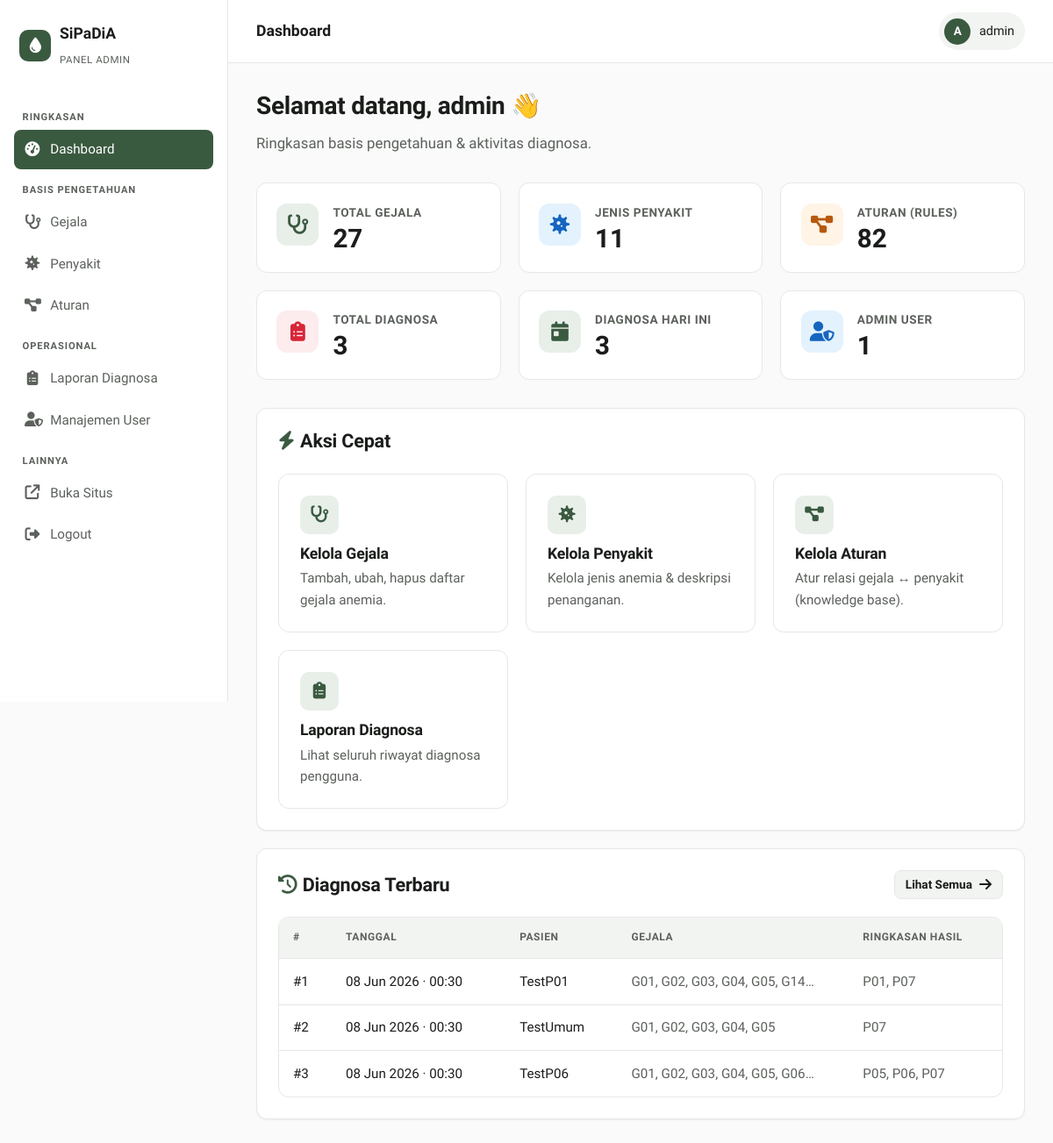
/admin/dashboard.php (signed in), run on an earlier commit of the app's database.
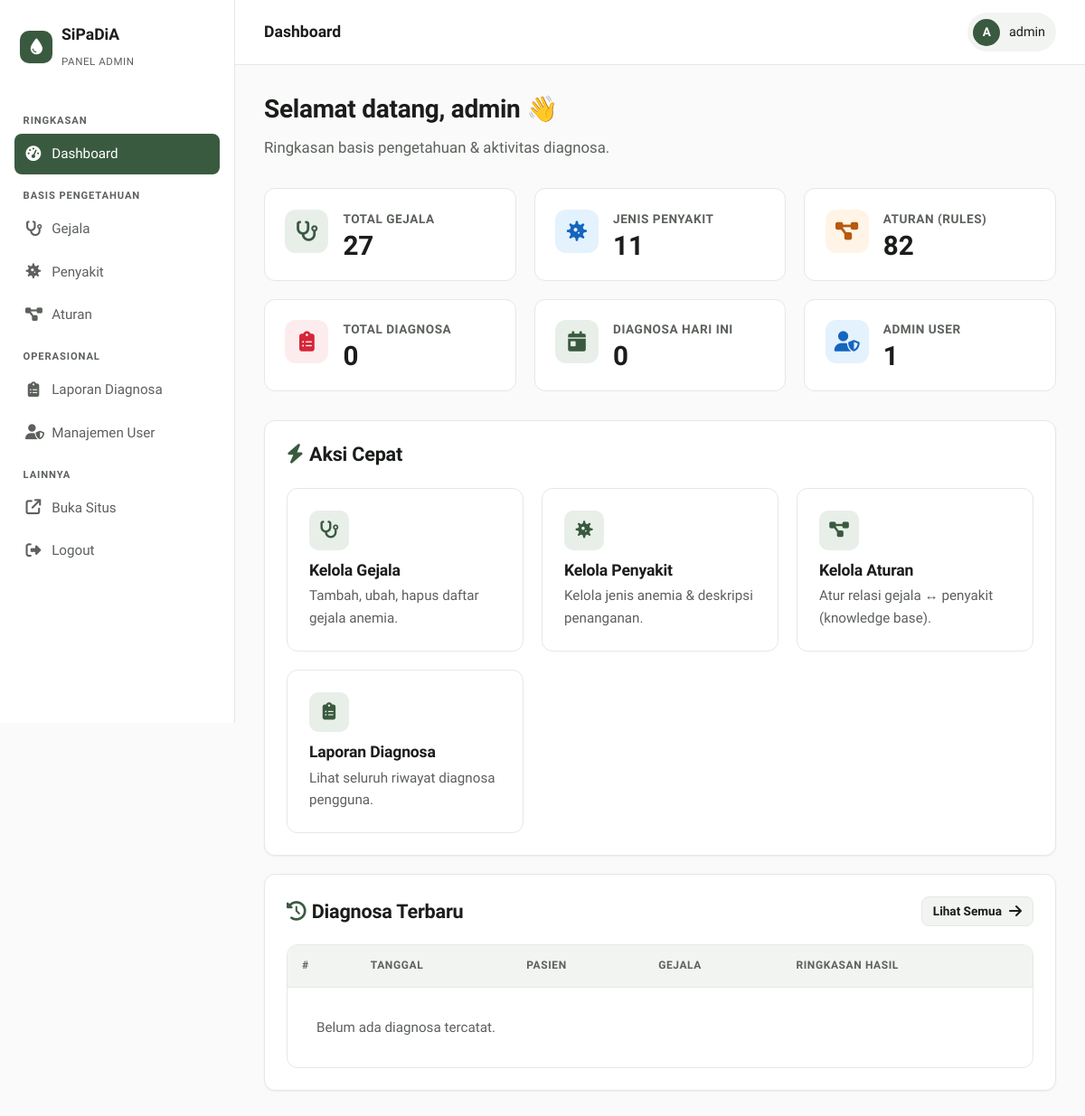
And on a later commit of the database.
### tables this page shows
CREATE TABLE riwayat (
  id INT AUTO_INCREMENT PRIMARY KEY,
  tanggal DATETIME NOT NULL DEFAULT CURRENT_TIMESTAMP,
  gejala_dipilih JSON,
  hasil_dianosa  JSON,
  nama_pasien   VARCHAR(100) DEFAULT NULL,
  umur          INT          DEFAULT NULL,
  jenis_kelamin VARCHAR(10)  DEFAULT NULL,
  session_token VARCHAR(64)  DEFAULT NULL
);

### admin/dashboard.php (the view, shortened to what this page needs)
<?php
include '../config.php';
$c_gejala   = (int)$conn->query("SELECT COUNT(*) c FROM gejala")->fetch_assoc()['c'];
$c_penyakit = (int)$conn->query("SELECT COUNT(*) c FROM penyakit")->fetch_assoc()['c'];
$c_aturan   = (int)$conn->query("SELECT COUNT(*) c FROM aturan")->fetch_assoc()['c'];
$c_riwayat  = (int)$conn->query("SELECT COUNT(*) c FROM riwayat")->fetch_assoc()['c'];
$c_users    = (int)$conn->query("SELECT COUNT(*) c FROM users")->fetch_assoc()['c'];
$c_today    = (int)$conn->query("SELECT COUNT(*) c FROM riwayat WHERE DATE(tanggal)=CURDATE()")->fetch_assoc()['c'];
$page_title = 'Dashboard';
$active     = 'dashboard';
include '../partials/admin_header.php';
?>
<div class="page-header">
    <h2>Selamat datang, <?php echo htmlspecialchars($_SESSION['admin']); ?> 👋</h2>
    <p class="lead">Ringkasan basis pengetahuan & aktivitas diagnosa.</p>
</div>
<div class="stat-grid" data-testid="stat-grid">
    <div class="stat-card" data-testid="stat-gejala">
        <div class="stat-icon green"><i class="fa-solid fa-stethoscope"></i></div>
        <div><div class="label">Total Gejala</div><div class="value"><?php echo $c_gejala; ?></div></div>
    </div>
    <div class="stat-card" data-testid="stat-penyakit">
        <div class="stat-icon blue"><i class="fa-solid fa-virus"></i></div>
        <div><div class="label">Jenis Penyakit</div><div class="value"><?php echo $c_penyakit; ?></div></div>
    </div>
    <div class="stat-card" data-testid="stat-aturan">
        <div class="stat-icon amber"><i class="fa-solid fa-diagram-project"></i></div>
        <div><div class="label">Aturan (Rules)</div><div class="value"><?php echo $c_aturan; ?></div></div>
    </div>
    <div class="stat-card" data-testid="stat-riwayat">
        <div class="stat-icon rose"><i class="fa-solid fa-clipboard-list"></i></div>
        <div><div class="label">Total Diagnosa</div><div class="value"><?php echo $c_riwayat; ?></div></div>
    </div>
    <div class="stat-card" data-testid="stat-today">
        <div class="stat-icon green"><i class="fa-solid fa-calendar-day"></i></div>
        <div><div class="label">Diagnosa Hari Ini</div><div class="value"><?php echo $c_today; ?></div></div>
    </div>
    <div class="stat-card" data-testid="stat-users">
        <div class="stat-icon blue"><i class="fa-solid fa-user-shield"></i></div>
        <div><div class="label">Admin User</div><div class="value"><?php echo $c_users; ?></div></div>
    </div>
</div>
<div class="card">
    <div class="card-head">
        <h3><i class="fa-solid fa-bolt" style="color:var(--primary);margin-right:.4rem;"></i>Aksi Cepat</h3>
    </div>
    <div class="features">
        <a href="crud_gejala.php" class="feature" style="text-decoration:none;color:inherit;display:block;" data-testid="qa-gejala">
            <div class="ico"><i class="fa-solid fa-stethoscope"></i></div>
            <h4>Kelola Gejala</h4><p>Tambah, ubah, hapus daftar gejala anemia.</p>
        </a>
        <a href="crud_penyakit.php" class="feature" style="text-decoration:none;color:inherit;display:block;" data-testid="qa-penyakit">
            <div class="ico"><i class="fa-solid fa-virus"></i></div>
            <h4>Kelola Penyakit</h4><p>Kelola jenis anemia & deskripsi penanganan.</p>
        </a>
        <a href="crud_aturan.php" class="feature" style="text-decoration:none;color:inherit;display:block;" data-testid="qa-aturan">
            <div class="ico"><i class="fa-solid fa-diagram-project"></i></div>
            <h4>Kelola Aturan</h4><p>Atur relasi gejala ↔ penyakit (knowledge base).</p>
        </a>
        <a href="laporan.php" class="feature" style="text-decoration:none;color:inherit;display:block;" data-testid="qa-laporan">
            <div class="ico"><i class="fa-solid fa-clipboard-list"></i></div>
            <h4>Laporan Diagnosa</h4><p>Lihat seluruh riwayat diagnosa pengguna.</p>
        </a>
    </div>
</div>
<div class="card">
    <div class="card-head">
        <h3><i class="fa-solid fa-clock-rotate-left" style="color:var(--primary);margin-right:.4rem;"></i>Diagnosa Terbaru</h3>
        <a href="laporan.php" class="btn btn-secondary btn-sm">Lihat Semua <i class="fa-solid fa-arrow-right"></i></a>
    </div>
    <div class="table-wrap">
        <table class="data">
            <thead><tr><th>#</th><th>Tanggal</th><th>Pasien</th><th>Gejala</th><th>Ringkasan Hasil</th></tr></thead>
            <tbody>
            <?php
            $rs = $conn->query("SELECT * FROM riwayat ORDER BY tanggal DESC LIMIT 5");
            if ($rs->num_rows === 0): ?>
                <tr><td colspan="5" class="text-center text-muted" style="padding:2rem;">Belum ada diagnosa tercatat.</td></tr>
            <?php else:
                while ($r = $rs->fetch_assoc()):
                    $glist = json_decode($r['gejala_dipilih'] ?? '[]', true) ?: [];
                    $hlist = json_decode($r['hasil_dianosa'] ?? '[]', true) ?: [];
                    $hsummary = count($hlist) > 0
                        ? implode(', ', array_map(fn($h)=>($h['kode']??''), array_slice($hlist,0,3)))
                        : '— tidak terdeteksi';
                ?>
                <tr>
                    <td>#<?php echo (int)$r['id']; ?></td>
                    <td><?php echo date('d M Y · H:i', strtotime($r['tanggal'])); ?></td>
                    <td><?php echo htmlspecialchars($r['nama_pasien'] ?: '-'); ?></td>
                    <td class="text-muted text-sm" style="max-width:220px;"><?php echo htmlspecialchars(implode(', ', array_slice($glist, 0, 6))).(count($glist)>6?'…':''); ?></td>
                    <td class="text-muted text-sm" style="max-width:280px;"><?php echo htmlspecialchars($hsummary); ?></td>
                </tr>
                <?php endwhile;
            endif; ?>
            </tbody>
        </table>
    </div>
</div>
<?php include '../partials/admin_footer.php'; ?>

### partials/admin_header.php (shortened to what this page needs)
<?php
$user = $_SESSION['admin'] ?? 'Admin';
$initial = strtoupper(substr($user, 0, 1));
?><!DOCTYPE html>
<html lang="id">
<head>
    <link rel="stylesheet" href="https://cdnjs.cloudflare.com/ajax/libs/font-awesome/6.5.1/css/all.min.css">
    <link rel="stylesheet" href="../assets/style.css">
</head>
<body>
<div class="admin-shell">
    <aside class="sidebar" id="sidebar" data-testid="admin-sidebar">
        <a href="dashboard.php" class="brand">
            <span class="brand-mark"><i class="fa-solid fa-droplet"></i></span>
            <span>SiPaDiA<br><small style="font-weight:500;color:var(--text-muted);font-size:.72rem;letter-spacing:.05em;text-transform:uppercase;">Panel Admin</small></span>
        </a>
        <div class="side-section">Ringkasan</div>
        <a href="dashboard.php"      class="side-link <?php echo $active==='dashboard'?'active':''; ?>" data-testid="side-dashboard"><i class="fa-solid fa-gauge-high"></i> Dashboard</a>
        <div class="side-section">Basis Pengetahuan</div>
        <a href="crud_gejala.php"    class="side-link <?php echo $active==='gejala'?'active':''; ?>"    data-testid="side-gejala"><i class="fa-solid fa-stethoscope"></i> Gejala</a>
        <a href="crud_penyakit.php"  class="side-link <?php echo $active==='penyakit'?'active':''; ?>"  data-testid="side-penyakit"><i class="fa-solid fa-virus"></i> Penyakit</a>
        <a href="crud_aturan.php"    class="side-link <?php echo $active==='aturan'?'active':''; ?>"    data-testid="side-aturan"><i class="fa-solid fa-diagram-project"></i> Aturan</a>
        <div class="side-section">Operasional</div>
        <a href="laporan.php"        class="side-link <?php echo $active==='laporan'?'active':''; ?>"   data-testid="side-laporan"><i class="fa-solid fa-clipboard-list"></i> Laporan Diagnosa</a>
        <a href="crud_users.php"     class="side-link <?php echo $active==='users'?'active':''; ?>"     data-testid="side-users"><i class="fa-solid fa-user-shield"></i> Manajemen User</a>
        <div class="side-section">Lainnya</div>
        <a href="../index.php"       class="side-link" data-testid="side-public"><i class="fa-solid fa-arrow-up-right-from-square"></i> Buka Situs</a>
        <a href="logout.php"         class="side-link" data-testid="side-logout"><i class="fa-solid fa-right-from-bracket"></i> Logout</a>
    </aside>
    <main class="admin-main">
        <div class="topbar">
            <div style="display:flex;align-items:center;gap:1rem;">
                <div class="title" data-testid="topbar-title"><?php echo htmlspecialchars($page_title); ?></div>
            </div>
            <div class="user-chip" data-testid="user-chip">
                <span class="avatar"><?php echo htmlspecialchars($initial); ?></span>
                <span><?php echo htmlspecialchars($user); ?></span>
            </div>
        </div>
        <div class="admin-content">

### partials/admin_footer.php
        </div>
    </main>
</div>
</body>
</html>

What changed in the data, as far as the page shows it:
removed riwayat: id "1", tanggal "08 Jun 2026 · 00:30", nama_pasien "TestP01", gejala_dipilih "G01, G02, G03, G04, G05, G14", hasil_dianosa "P01, P07"
removed riwayat: id "2", tanggal "08 Jun 2026 · 00:30", nama_pasien "TestUmum", gejala_dipilih "G01, G02, G03, G04, G05", hasil_dianosa "P07"
removed riwayat: id "3", tanggal "08 Jun 2026 · 00:30", nama_pasien "TestP06", gejala_dipilih "G01, G02, G03, G04, G05, G06", hasil_dianosa "P05, P06, P07"
Also different on the page:
$c_riwayat: "3" → "0"
$c_today: "3" → "0"
text now shown: "Belum ada diagnosa tercatat."
